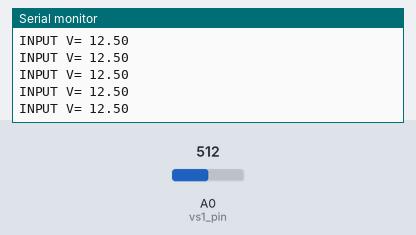
Recording of a sketch running on a simulated Arduino Uno, built with avr-gcc and run on an emulated ATmega328P. Parts: the last lines printed to the serial monitor. Inputs (shaded band) come from the test bench; at power-on: A0 (vs1_pin) = 512.

Above: at 1.2 s.
1.3 s: A0 (vs1_pin) set to 716
At 1.69 s:
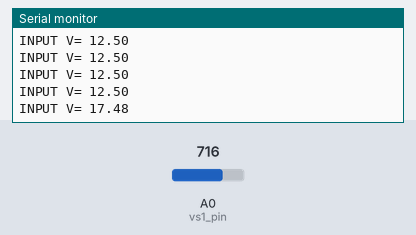
2.8 s: A0 (vs1_pin) set to 900
At 2.94 s:
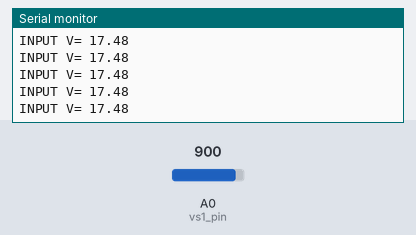
Timing chart, 0 to 5.8 s (numbered marks = the images above; inputs shaded):
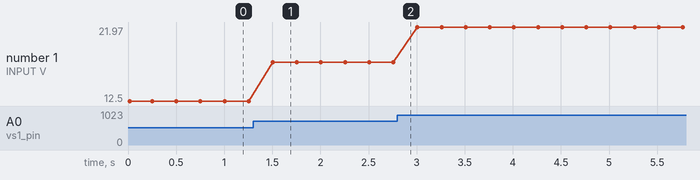

Measured:
- after the input at 1.3 s, the serial monitor: prints a new line after 0.20 s (image 1)
- plotted number 1: 12.5 → 17.48 after the input at 1.3 s, 17.48 → 21.97 after the input at 2.8 s

The sketch:

BatteryCharger.ino
```cpp
// 1. Считывание напряжения
/*
4.88
170 = 4.14
*/

// Voltage Sensor 1
#define vs1_pin A0
float vs1_in = 0.0;
float vs1_out = 0.0;
float vs1_R1 = 30000.0;
float vs1_R2 = 7500.0;

int value;


void setup()
{
	pinMode(vs1_pin, INPUT);

	Serial.begin(9600);
	Serial.println("Start Charger");

}

void loop()
{
	value = analogRead(vs1_pin);
	vs1_out= (value * 5.0) / 1024.0;
	vs1_in = vs1_out / (vs1_R2 / (vs1_R1 + vs1_R2));

	Serial.print("INPUT V= ");
	Serial.println(vs1_in,2);

	delay(250);
}
```
